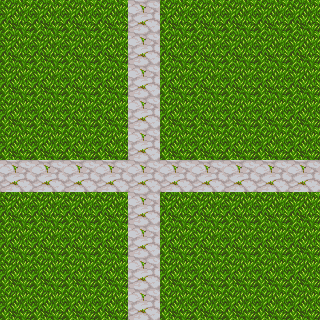

Rendered tile map (Tiled .tmx) drawn with the repository's tilesets; below, a short description and the map source with its tile grids summarised:
An orthogonal 10x10 tile map with 32x32 px tiles, 1 tile layer (Tile Layer 1).

<map version="1.0" orientation="orthogonal" renderorder="right-down" width="10" height="10" tilewidth="32" tileheight="32" nextobjectid="1">
 <tileset firstgid="1" name="PathAndObjects" tilewidth="32" tileheight="32" tilecount="256" columns="16">
  <image source="../PathAndObjects.png" width="512" height="512" />
 </tileset>
 <layer name="Tile Layer 1" width="10" height="10">
  <data>[100 cells, 100 non-empty, 2 distinct tile ids]</data>
 </layer>
</map>
